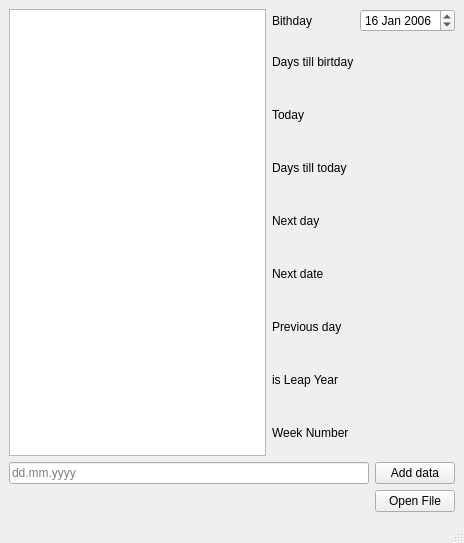
<?xml version="1.0" encoding="UTF-8"?>
<ui version="4.0">
 <class>MainWindow</class>
 <widget class="QMainWindow" name="MainWindow">
  <property name="geometry">
   <rect>
    <x>0</x>
    <y>0</y>
    <width>464</width>
    <height>543</height>
   </rect>
  </property>
  <property name="windowTitle">
   <string>MainWindow</string>
  </property>
  <widget class="QWidget" name="centralwidget">
   <layout class="QGridLayout" name="gridLayout_3">
    <item row="1" column="1">
     <widget class="QPushButton" name="addData">
      <property name="text">
       <string>Add data</string>
      </property>
     </widget>
    </item>
    <item row="1" column="0">
     <widget class="QLineEdit" name="userDate">
      <property name="text">
       <string/>
      </property>
      <property name="placeholderText">
       <string>dd.mm.yyyy</string>
      </property>
     </widget>
    </item>
    <item row="0" column="0" colspan="2">
     <layout class="QGridLayout" name="gridLayout_2">
      <item row="1" column="1" rowspan="3">
       <layout class="QGridLayout" name="gridLayout_5">
        <item row="4" column="0">
         <widget class="QLabel" name="label_8">
          <property name="text">
           <string>Next day</string>
          </property>
         </widget>
        </item>
        <item row="0" column="0">
         <widget class="QLabel" name="label_7">
          <property name="text">
           <string>Bithday</string>
          </property>
         </widget>
        </item>
        <item row="3" column="0">
         <widget class="QLabel" name="label_5">
          <property name="text">
           <string>Days till today</string>
          </property>
         </widget>
        </item>
        <item row="1" column="1">
         <widget class="QLabel" name="tillBirtday">
          <property name="text">
           <string/>
          </property>
         </widget>
        </item>
        <item row="6" column="1">
         <widget class="QLabel" name="PreviousDay">
          <property name="text">
           <string/>
          </property>
         </widget>
        </item>
        <item row="7" column="1">
         <widget class="QLabel" name="isLeap">
          <property name="text">
           <string/>
          </property>
         </widget>
        </item>
        <item row="8" column="0">
         <widget class="QLabel" name="label_14">
          <property name="text">
           <string>Week Number</string>
          </property>
         </widget>
        </item>
        <item row="8" column="1">
         <widget class="QLabel" name="weekNum">
          <property name="text">
           <string/>
          </property>
         </widget>
        </item>
        <item row="2" column="0">
         <widget class="QLabel" name="label_3">
          <property name="text">
           <string>Today</string>
          </property>
         </widget>
        </item>
        <item row="1" column="0">
         <widget class="QLabel" name="label">
          <property name="text">
           <string>Days till birtday</string>
          </property>
         </widget>
        </item>
        <item row="7" column="0">
         <widget class="QLabel" name="label_12">
          <property name="text">
           <string>is Leap Year</string>
          </property>
         </widget>
        </item>
        <item row="2" column="1">
         <widget class="QLabel" name="today">
          <property name="text">
           <string/>
          </property>
         </widget>
        </item>
        <item row="6" column="0">
         <widget class="QLabel" name="label_10">
          <property name="text">
           <string>Previous day</string>
          </property>
         </widget>
        </item>
        <item row="4" column="1">
         <widget class="QLabel" name="nextDay">
          <property name="text">
           <string/>
          </property>
         </widget>
        </item>
        <item row="0" column="1">
         <widget class="QDateEdit" name="dateEdit">
          <property name="dateTime">
           <datetime>
            <hour>18</hour>
            <minute>0</minute>
            <second>0</second>
            <year>2006</year>
            <month>1</month>
            <day>16</day>
           </datetime>
          </property>
         </widget>
        </item>
        <item row="3" column="1">
         <widget class="QLabel" name="tillToday">
          <property name="text">
           <string/>
          </property>
         </widget>
        </item>
        <item row="5" column="0">
         <widget class="QLabel" name="label_2">
          <property name="text">
           <string>Next date</string>
          </property>
         </widget>
        </item>
        <item row="5" column="1">
         <widget class="QLabel" name="nextDate">
          <property name="text">
           <string/>
          </property>
         </widget>
        </item>
       </layout>
      </item>
      <item row="1" column="0" rowspan="3">
       <widget class="QListWidget" name="listWidget"/>
      </item>
     </layout>
    </item>
    <item row="2" column="1">
     <widget class="QPushButton" name="openFileButton">
      <property name="text">
       <string>Open File</string>
      </property>
     </widget>
    </item>
   </layout>
  </widget>
  <widget class="QMenuBar" name="menubar">
   <property name="geometry">
    <rect>
     <x>0</x>
     <y>0</y>
     <width>464</width>
     <height>17</height>
    </rect>
   </property>
  </widget>
  <widget class="QStatusBar" name="statusbar"/>
 </widget>
 <resources/>
 <connections/>
</ui>
